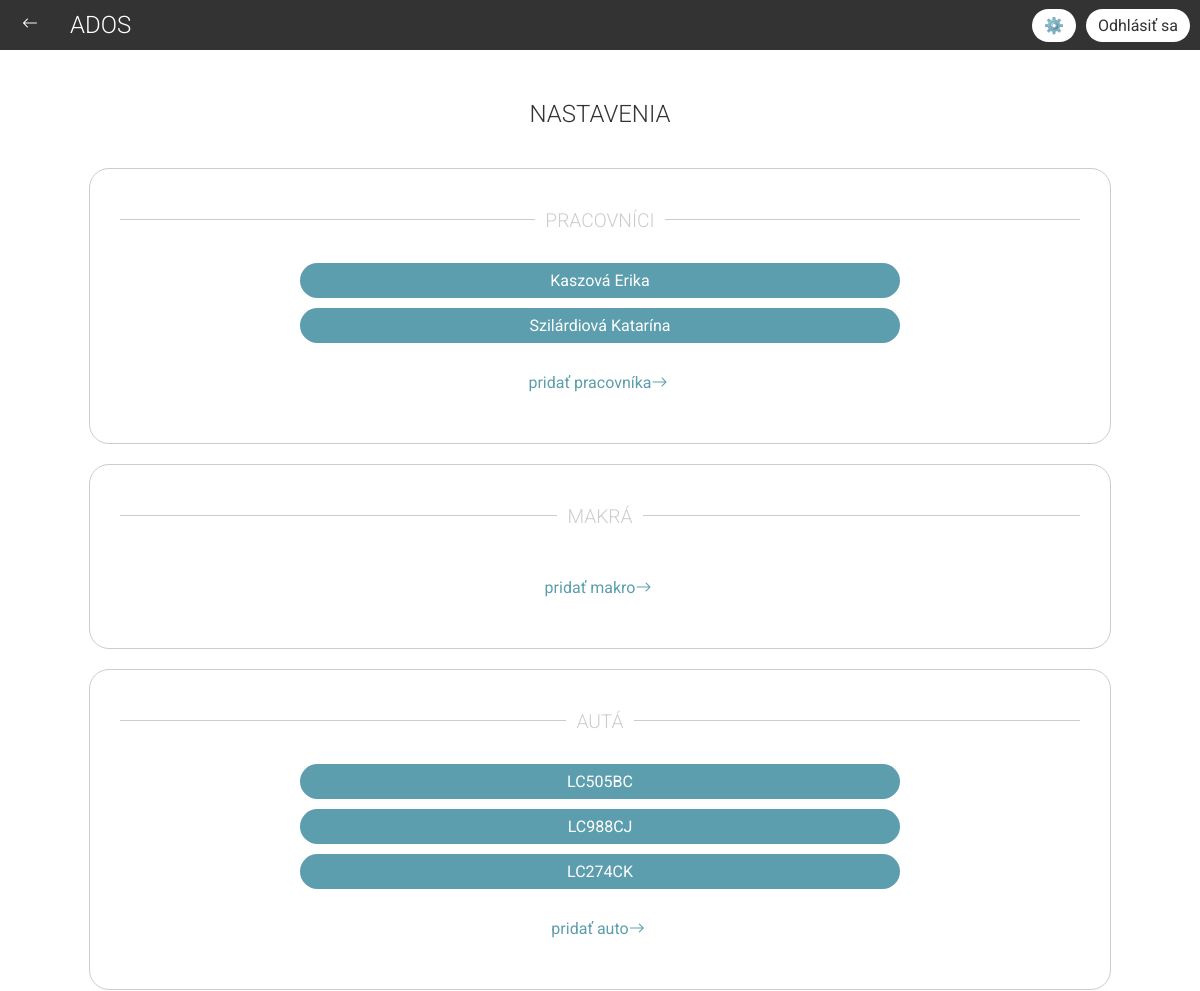
Before: /nastavenia (signed in, upper part) with the older database file.
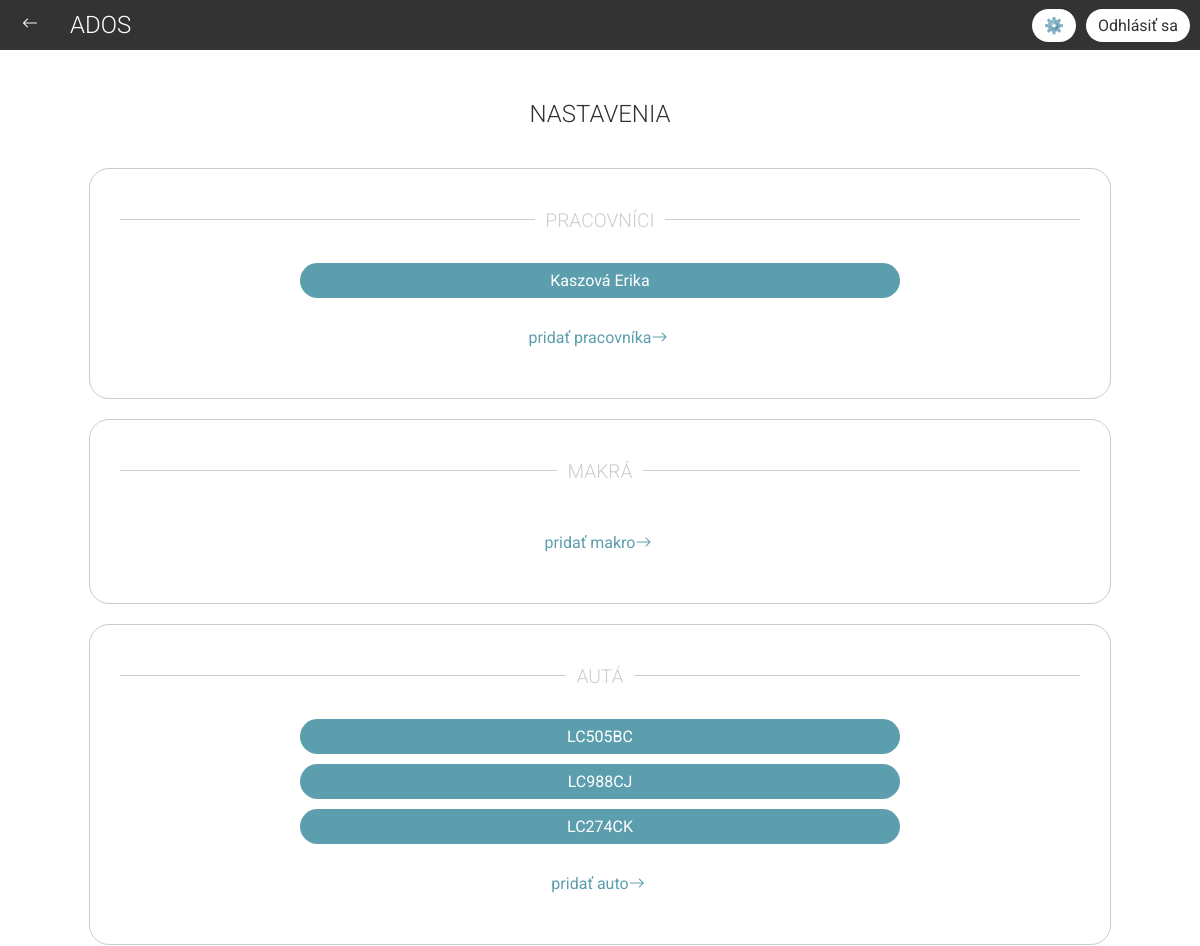
After: the same page with the newer database file.
### tables this page shows
CREATE TABLE sestry (
            id INTEGER PRIMARY KEY AUTOINCREMENT,
            meno TEXT NOT NULL,
            kod TEXT,
            uvazok DECIMAL(2,1),
            vozidlo INTEGER,
            ados INTEGER, phone_number TEXT,
            FOREIGN KEY (vozidlo) REFERENCES auta(id) ON DELETE SET NULL,
            FOREIGN KEY (ados) REFERENCES adosky(id) ON DELETE SET NULL
        );

CREATE TABLE auta (
                id INTEGER PRIMARY KEY AUTOINCREMENT,
                evc TEXT NOT NULL
            );

### routes/main_routes.py (the view)
@main.route('/nastavenia')
@login_required
def settings():
    nurses = get_nurses()
    macros = get_macros()
    cars = get_cars()
    companies = get_companies()
    doctors = get_doctors()
    return render_template('settings.html', nurses=nurses, macros=macros, cars=cars, companies=companies, doctors=doctors)

### routes/auth.py (called while the page is built)
def setup_login_manager(login_manager) -> None:
    @login_manager.user_loader
    def load_user(user_id: int) -> User:
        conn = get_db_connection()
        usedData = conn.execute("SELECT * FROM adosky WHERE id = ?", (user_id,)).fetchone()
        conn.close()
        if usedData:
            return User(id       = int(usedData['id']),
                        username = usedData['identifikator'],
                        password = usedData['passwordHash'])
        return None

### routes/cars.py (called while the page is built)
def get_cars():
    conn = get_db_connection()
    rows = conn.execute("SELECT * FROM auta").fetchall()
    conn.close()
    return [Car(row) for row in rows]

### routes/companies.py (called while the page is built)
def get_companies():
    conn = get_db_connection()
    rows = conn.execute("SELECT * FROM adosky").fetchall()
    conn.close()
    return [Company(row) for row in rows]

### routes/doctors.py (called while the page is built)
def get_doctors():
    conn = get_db_connection()
    rows = conn.execute("SELECT * FROM doktori").fetchall()
    conn.close()
    return [Doctor(row) for row in rows]

### routes/macros.py (called while the page is built)
def get_macros():
    conn = get_db_connection()
    rows = conn.execute("SELECT * FROM makra").fetchall()
    conn.close()
    return [Macro(row) for row in rows]

### routes/nurses.py (called while the page is built)
def get_nurses():
    conn = get_db_connection()
    rows = conn.execute("SELECT * FROM sestry").fetchall()
    conn.close()
    return [Nurse(row) for row in rows]

### utils/database.py (called while the page is built)
def get_db_connection():
    conn = sqlite3.connect(DATABASE_FILE)
    conn.row_factory = sqlite3.Row
    return conn

### templates/settings.html (shortened to what this page needs)
{% extends "base.html" %}
{% block content %}
<h1>nastavenia</h1>
<div class="section">
    <div class="lined-heading"><span>Pracovníci</span></div>
    {% for nurse in nurses %}
    <a href="{{ url_for('nurse.update_nurse', id=nurse.id) }}" class="small-token" data-id="{{ nurse.id }}" data-meno="{{ nurse.meno }}" data-kod="{{ nurse.kod }}"
        data-uvazok="{{ nurse.uvazok }}" data-vozidlo="{{ nurse.vozidlo }}" data-ados="{{ nurse.ados }}" data-phone_number="{{ nurse.phone_number }}">
        {{ nurse.meno }}
    </a>
    {% endfor %}
    <a class="text-button" href="{{ url_for('nurse.create_nurse') }}">
        pridať pracovníka <i class="bi bi-arrow-right"></i>
    </a>
</div>
<div class="section">
    <div class="lined-heading"><span>Makrá</span></div>
    <a class="text-button" href="{{ url_for('macro.create_macro') }}">
        pridať makro <i class="bi bi-arrow-right"></i>
    </a>
</div>
<div class="section">
    <div class="lined-heading"><span>Autá</span></div>
    {% for car in cars %}
    <a href="{{ url_for('car.update_car', id=car.id) }}" class="small-token" data-id="{{ car.id }}" data-evc="{{ car.evc }}">
        {{ car.evc }}
    </a>
    {% endfor %}
    <a class="text-button" href="{{ url_for('car.create_car') }}">
        pridať auto <i class="bi bi-arrow-right"></i>
    </a>
</div>
{% endblock %}
{% block styles %}
<link rel="stylesheet" href="{{ url_for('static', filename='css/login.css') }}">
{% endblock %}

### templates/base.html (shortened to what this page needs)
<!DOCTYPE html>
<html lang="en">
<head>
    <link rel="stylesheet" href="{{ url_for('static', filename='css/global.css') }}">
    <link rel="stylesheet" href="{{ url_for('static', filename='css/navbar.css') }}">
    {% block styles %}{% endblock %}
    <link rel="stylesheet" href="{{ url_for('static', filename='css/documents/main.css') }}">
    <link rel="stylesheet" href="https://cdn.jsdelivr.net/npm/bootstrap-icons@1.4.1/font/bootstrap-icons.css">
    <link rel="stylesheet" href="https://unpkg.com/leaflet@1.9.4/dist/leaflet.css" />
    <link rel="stylesheet" href="https://cdn.jsdelivr.net/npm/flatpickr/dist/flatpickr.min.css">
</head>
<body>
    <header>
        <div class="navbar no-print">
            <div class="navbar-section" style="gap: 0px;">
                <button id="backBtn" class="text-button" onclick="history.back();" style="padding: 10px;">
                    <i style="color: #fff;" class="bi bi-arrow-left"></i>
                </button>
                <a href="{{ url_for('main.index') }}" class="logo" style="margin-left: 20px;">
                    <h1 class="logo" style="margin: 0;">ADOS</h1>
                </a>
            </div>
            <div class="navbar-section">
                {% if current_user.is_authenticated %}
                    <a class="navbar-button" href="{{ url_for('main.settings') }}">⚙️</a>
                    <a class="navbar-button" href="{{ url_for('auth.logout') }}">Odhlásiť sa</a>
                {% endif %}
            </div>
        </div>
    </header>
    <main>
        {% block content %}{% endblock %}
    </main>
</body>
</html>

### static/css/global.css (style rules this page uses)
body { margin: 60px 0; padding: 0; font-family: 'Roboto', sans-serif; background: #fff; box-sizing: border-box; width: 100vw; height: 100vh; overflow-x: hidden; }
main { width: 100vw; display: flex; flex-direction: column; align-items: center; }
h1, h2, h3 { margin: 10px; text-transform: uppercase; font-weight: 300; }
h1 { font-size: 1.5em; color: #333; margin: 40px 0; }
.section { padding: 30px; height: fit-content; border: solid 1px #ccc; border-radius: 20px; margin-bottom: 20px; width: 80%; display: flex; flex-direction: column; align-items: center; }
.lined-heading { width: 100%; text-align: center; border-top: 1px solid #ccc; line-height: 0.1em; margin: 20px 0 40px; }
.lined-heading span { background: #fff; padding: 0 10px; font-size: 1.2rem; font-weight: 300; color: #ccc; text-transform: uppercase; }
.text-button { display: flex; justify-content: center; background: none; color: #5C9EAD; font-size: 1rem; cursor: pointer; border: none; align-self: center; padding: 20px; text-transform: lowercase; text-decoration: none; }
.text-button i { width: 20px; height: 20px; color: #5C9EAD; }
.small-token { position: relative; padding: 8px; background: #5C9EAD; border-radius: 20px; cursor: pointer; color: white; display: flex; justify-content: center; align-items: center; box-sizing: border-box; border: none; min-width: max-content; text-decoration: none; font-size: 16px; width: 600px; margin-bottom: 10px; }

### static/css/navbar.css (style rules this page uses)
.navbar { position: fixed; top: 0; z-index: 1000; background-color: #333; color: white; padding: 10px; max-height: 50px; display: flex; align-items: center; justify-content: space-between; box-sizing: border-box; width: 100%; }
.navbar-button { padding: 7px 12px; background: #fff; border-radius: 20px; cursor: pointer; color: #333; box-sizing: border-box; text-decoration: none; justify-content: center; align-items: center; width: fit-content; white-space: nowrap; display: inline-flex; }
.navbar-section { width: 33%; display: flex; gap: 10px; justify-content: start; }
.navbar-section:last-child { justify-content: flex-end; }
.logo { color: #fff; text-decoration: none; align-self: center; }
.text-button i { padding: 0; }

### static/css/login.css (style rules this page uses)
.small-token { width: 600px; margin-bottom: 10px; }

Changed rows visible on the page:
removed sestry: meno "Szilárdiová Katarína"
